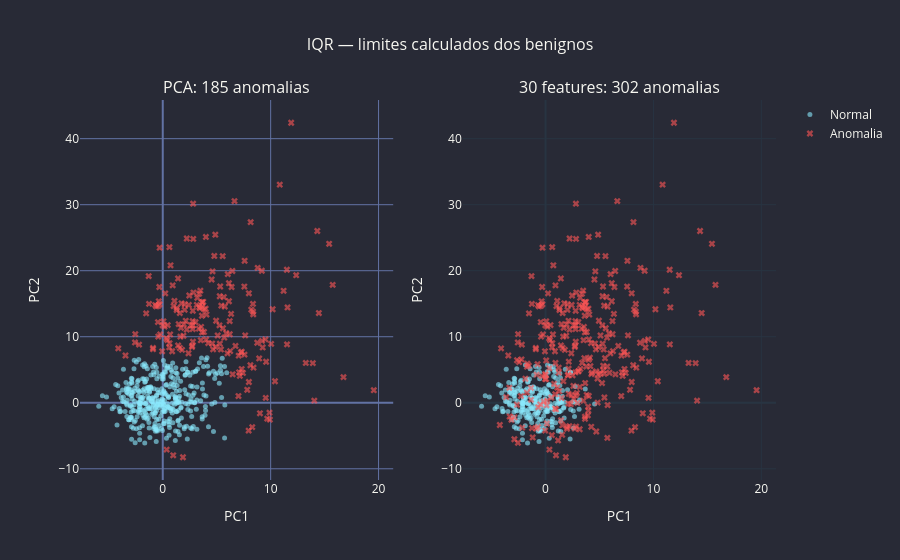

Notebook source saved alongside this figure:
### Code cell
fig = make_subplots(1, 2, subplot_titles=[f'PCA: {n_iqr_pca} anomalias', f'30 features: {n_iqr_full} anomalias'])
for i, col in enumerate(['anomalia_iqr_pca', 'anomalia_iqr_full'], 1):
    for label, mask, cor, sz in [('Normal', ~dados[col], DRACULA['cyan'], 5),
                                   ('Anomalia', dados[col], DRACULA['red'], 6)]:
        fig.add_trace(go.Scatter(
            x=dados.loc[mask, 'pc1'], y=dados.loc[mask, 'pc2'],
            mode='markers',
            marker=dict(color=cor, size=sz, opacity=0.6, symbol='x' if label == 'Anomalia' else 'circle'),
            name=label, showlegend=(i == 1)), row=1, col=i)
    fig.update_xaxes(title_text='PC1', row=1, col=i)
    fig.update_yaxes(title_text='PC2', row=1, col=i)
fig = dracula_layout(fig, title='IQR — limites calculados dos benignos')
fig.show()

### Figure 1 — Plotly figure (JSON) as saved in the notebook; plotly's stock layout.template omitted (floating-point values rounded to 4 significant figures; data arrays with more than 128 entries replaced by an {"elided": "..."} marker saying what was removed)
{"data": [{"marker": {"color": "#8be9fd", "opacity": 0.6, "size": 5, "symbol": "circle"}, "mode": "markers", "name": "Normal", "showlegend": true, "type": "scatter", "x": {"elided": "384 float values"}, "xaxis": "x", "y": {"elided": "384 float values"}, "yaxis": "y"}, {"marker": {"color": "#ff5555", "opacity": 0.6, "size": 6, "symbol": "x"}, "mode": "markers", "name": "Anomalia", "showlegend": true, "type": "scatter", "x": {"elided": "185 float values"}, "xaxis": "x", "y": {"elided": "185 float values"}, "yaxis": "y"}, {"marker": {"color": "#8be9fd", "opacity": 0.6, "size": 5, "symbol": "circle"}, "mode": "markers", "name": "Normal", "showlegend": false, "type": "scatter", "x": {"elided": "267 float values"}, "xaxis": "x2", "y": {"elided": "267 float values"}, "yaxis": "y2"}, {"marker": {"color": "#ff5555", "opacity": 0.6, "size": 6, "symbol": "x"}, "mode": "markers", "name": "Anomalia", "showlegend": false, "type": "scatter", "x": {"elided": "302 float values"}, "xaxis": "x2", "y": {"elided": "302 float values"}, "yaxis": "y2"}], "layout": {"annotations": [{"font": {"size": 16}, "showarrow": false, "text": "PCA: 185 anomalias", "x": 0.225, "xanchor": "center", "xref": "paper", "y": 1.0, "yanchor": "bottom", "yref": "paper"}, {"font": {"size": 16}, "showarrow": false, "text": "30 features: 302 anomalias", "x": 0.775, "xanchor": "center", "xref": "paper", "y": 1.0, "yanchor": "bottom", "yref": "paper"}], "font": {"color": "#f8f8f2", "size": 12}, "legend": {"font": {"color": "#f8f8f2"}}, "paper_bgcolor": "#282a36", "plot_bgcolor": "#282a36", "title": {"font": {"color": "#f8f8f2", "size": 16}, "text": "IQR — limites calculados dos benignos", "x": 0.5}, "xaxis": {"anchor": "y", "domain": [0.0, 0.45], "gridcolor": "#6272a4", "title": {"text": "PC1"}, "zerolinecolor": "#6272a4"}, "xaxis2": {"anchor": "y2", "domain": [0.55, 1.0], "title": {"text": "PC1"}}, "yaxis": {"anchor": "x", "domain": [0.0, 1.0], "gridcolor": "#6272a4", "title": {"text": "PC2"}, "zerolinecolor": "#6272a4"}, "yaxis2": {"anchor": "x2", "domain": [0.0, 1.0], "title": {"text": "PC2"}}}}
